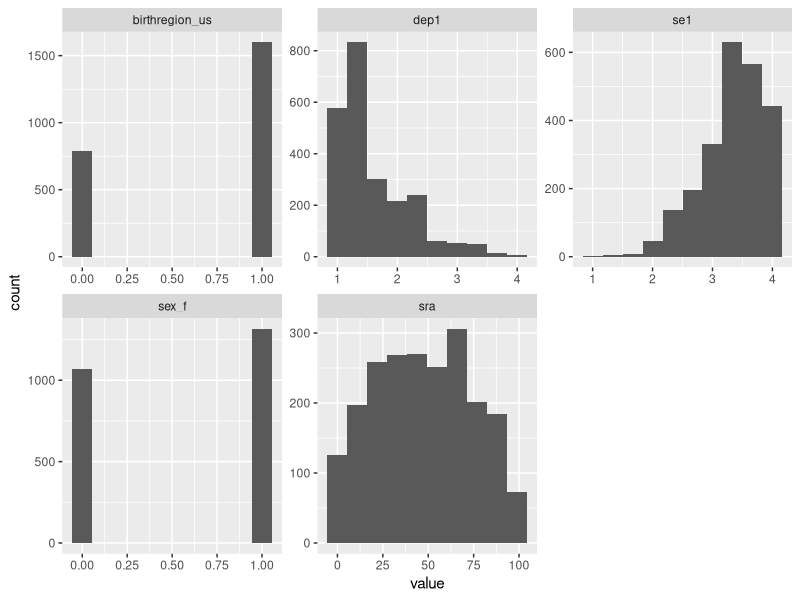
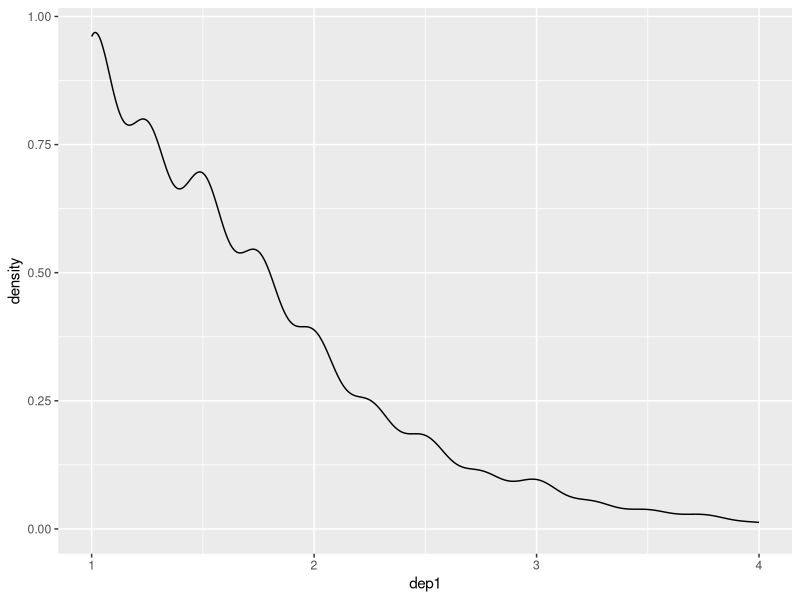
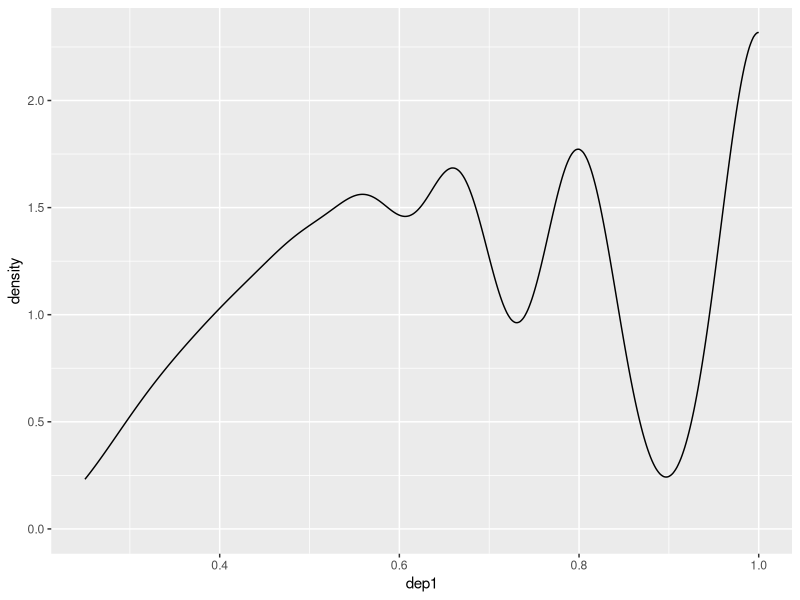
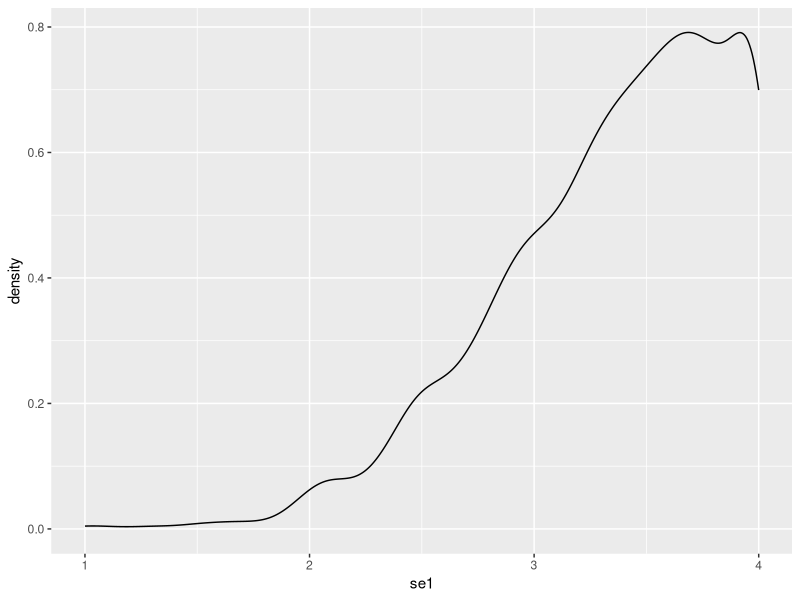
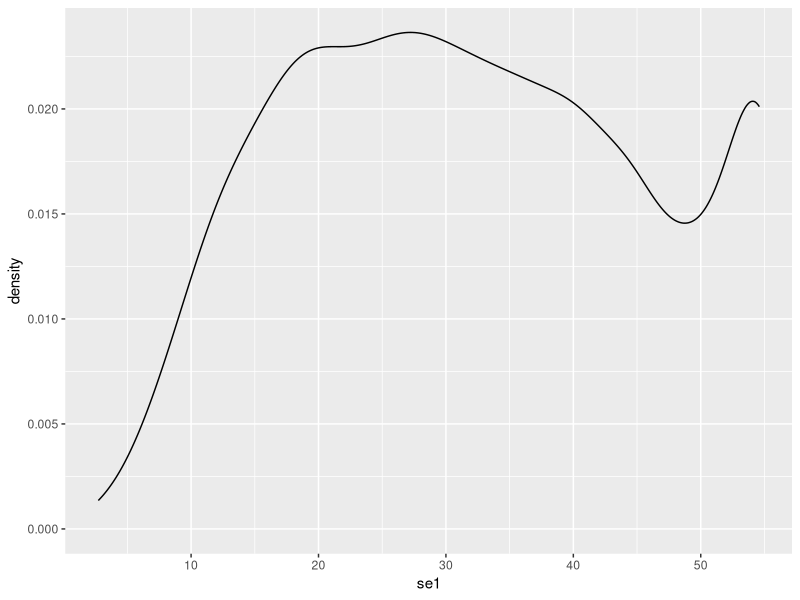
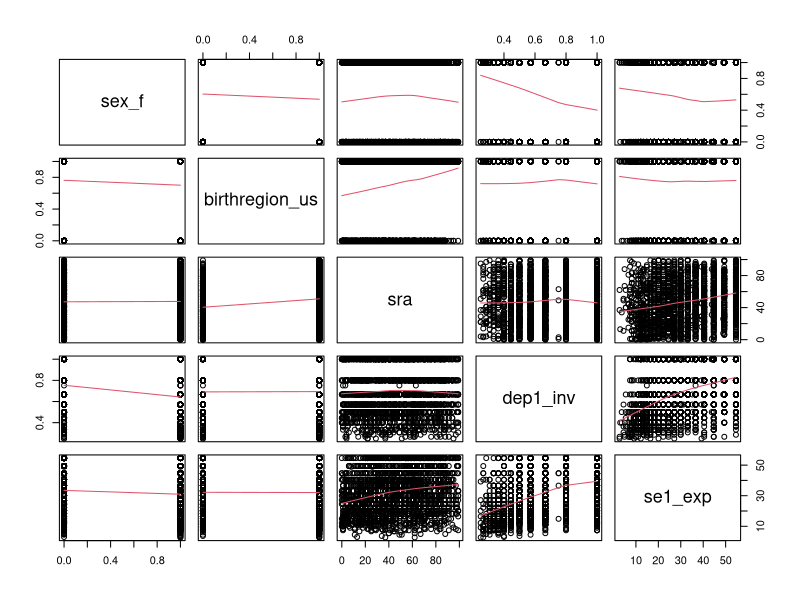

R code for these plots, in order: (Note: this script raises an error after producing the figures.)
###############################
# PSYC 5173 - SEM - Spring 22
# Lab 1 - Assumptions
# Authored by: Austin Eubanks 
# adeubank@uark.edu
##############################.


# Notes -------------------------------------------------------------------

# Everything we go over is just *A* way of doing things, not necessarily *the*
# way of doing it. In fact, as I will discuss in the video, some things we'll do
# are specifically things I wouldn't do in "real-world" analyses, but rather are
# for educational purposes (e.g., see extra steps below for matrices to excel).

# For instance, I am going to do my best to stick with just tidyverse, base R,
# and lavaan. The upside of this decision is you don't have to try to remember a
# bunch of different functions from a bunch of different libraries. The downside
# is some things we'll do have easier ways of doing it because there is a
# function that does the exact thing we want. 

####################.
# If you don't have tidyverse or lavaan installed, install them both by
# running the lines below, after deleting the "#" in front of them:

# install.packages("tidyverse")
# install.packages("lavaan")

# The library, psych, is also my go-to for general descriptives and
# scale/measure reliabilities (alphas), so you also need to

# install.packages("psych")

####################.

# Because we use tidyverse, most things we use are technically "tibbles" and not
# "data frames," but I more or less use the terms interchangeably. My video at
# tinyurl.com/tidyverse explains the technical differences between the two. 


#                                               Mac         Windows
# Section labels (collapsible headers):  	 Cmd+Shift+R   Ctrl+Shift+R 	

# Reflow comments:  	                     Cmd+Shift+/   Ctrl+Shift+/

# Insert pipe:  	                         Cmd+Shift+M   Ctrl+Shift+M

# Explaining projects / working directories 

# NOT writing things to my computer, thanks (comment out (#) anything that
# writes, e.g., write_csv, exporting plots)

# Libraries ---------------------------------------------------------------
library(tidyverse)

# For Tidyverse overview, see my video at tinyurl.com/tidyverse


# Problem 1 - read in,  structure,  descriptives --------------------------
# Read in the data, look at it's strucute, check descriptives.

df <- read_csv("lab_1_video.csv") # read in

df %>% glimpse # structure

df %>% psych::describe() # descriptives

# Note: for now, we're giving you simple 5 var data sets, but for bigger
# datasets, you may need to sometimes use e.g., select() to select down to
# whatever subset of variables you're interested in

# Problem 2 - Check missingness -------------------------------------------

# you can use the map() family of functions, which apply some function you enter
# as the input across a data frame***. map() returns lists, but map_dfc() returns
# a data frame that column-binds the lists

df %>% 
  map_dfc(is.na) %>% 
  colMeans()

# *** Technically, map() applies the function across lists/vectors, which is why
# it returns lists unless you use e.., map_dfc(), but also technically, a data
# frame/tibble is just a bunch of lists in that each column is a list.

# Problem 3 - check distribution/outliers ---------------------------------

# check plots for all 5 vars (to look for outliers and show distributions)

df %>% 
  pivot_longer(cols = everything()) %>% 
  ggplot(aes(x = value))+
  geom_histogram(bins = 10)+
  #geom_density()+
  #geom_boxplot()+
  facet_wrap(~name, scales = "free")

# scales can be "free_x" "free_y" or "free" (meaning both x and y)


# Problem 4 - Transforming variables --------------------------------------

# --- Common heuristics transformations---

#                           Skew    
#                Positive               Negative
# moderate     square root      reflect then square root
#                sqrt(x)                sqrt(K - x)
#
# high        natural log       reflect then natural log
#                log(x)                 log(K - x)
#                                          -or- 
#                                         exp(x)
#
# extreme       inverse            reflect then inverse
#                 1/x                   1/(K - x)  

# the inverse of natural logs is exponentiation ( exp() )
log(exp(5)) # see? It cancels each other out. 

# "Reflect" basically means reverse score, which we do by subtracting each score
# from the (max possible score + 1), so K = max(x) + 1

# For square root, x must be >= 0
# For logs, x must be > 0
# For inverse, x != 0

df %>%
  select(se1, dep1) %>% 
  psych::describe()

# dep1 == positive skew
df %>% 
  ggplot(aes(x = dep1))+
  geom_density()

df %>% 
  mutate(dep1 = 1/(dep1)) %>% 
  ggplot(aes(x = dep1))+
  geom_density()

# se1 = negative skew
df %>% 
  ggplot(aes(x = se1))+
  geom_density()

df %>% 
  mutate(se1 = exp(se1)) %>% 
  ggplot(aes(x = se1))+
  geom_density()

# it's bad form to overwrite existing data; instead, when you transform vars,
# create new variables with labels that indicate what transformation has
# happened, e.g.,

df <- df %>%  
  mutate(dep1_inv = 1/dep1, 
         se1_exp = exp(se1)) %>% 
  select(-dep1, -se1) 
                  # Normally I would leave both the transformed and
                  # untransformed vars in, but for educational purposes
                  # (i.e., just to make things easy for the HW), I want 
                  # to only keep 5 vars in the data set (instead of having
                  # to select down to just the 5 we want for everything)


# Problem 5 - BIvariate scatterplots --------------------------------------
# check bivariate scatterplots with loess lines for the all pairings.

df %>% 
  pairs(panel = panel.smooth) # panel = panel.smooth adds the loess lines


# Problem 6 - Variance-covariance matrix ----------------------------------
# Create the variance-covariance matrix and export it as a csv

df %>% 
  var(use = "pair") %>% 
  as_tibble(rownames = NA) %>% 
  rownames_to_column() # %>% write_csv("vcov.csv")


# Problem 7 - Correlation matrix ------------------------------------------
# Create a correlation matrix and export it as a csv
df %>% 
  cor(use = "pair") %>% 
  as_tibble(rownames = NA) %>% 
  rownames_to_column() # %>% write_csv("cor.csv")


# Problem 8 - The determinant ---------------------------------------------
# Calculate the determinant of the variance-covariance matrix

df %>% 
  var(use = "pair") %>% 
  det()

# Problem 9 - Dichotomizing vars ------------------------------------------

df <- df %>% 
  mutate(sra_dich_high = ifelse(sra >= mean(sra, na.rm = T), 1, 0))


# Additional Info ---------------------------------------------------------

# Problem 2

df %>% 
  # map_dfc(is.na) %>% 
  
  # mutate(across(everything(), is.na)) %>% 
  # mutate(across(sex_f:sra, is.na)) %>% 
  # mutate(across(c(sex_f, birthregion_us, dep1, se1, sra), is.na)) %>% 
  
  colSums() # gets counts
#colMeans() # get percents


# Problem 4


# dep1 == positive skew
df %>% 
  ggplot(aes(x = dep1))+
  geom_density()

df %>% 
  mutate(dep1 = sqrt(dep1)) %>% 
  ggplot(aes(x = dep1))+
  geom_density()

df %>% 
  mutate(dep1 = log(dep1)) %>% 
  ggplot(aes(x = dep1))+
  geom_density()

df %>% 
  mutate(dep1 = 1/(dep1)) %>% 
  ggplot(aes(x = dep1))+
  geom_density()

df %>% 
  mutate(sqrt = sqrt(dep1),
         log = log(dep1),
         inv = 1/dep1) %>% 
  select(sqrt:inv) %>% 
  psych::describe()


# se1 = negative skew
df %>% 
  ggplot(aes(x = se1))+
  geom_density()

df %>% 
  mutate(se1 = sqrt(5 - se1)) %>% 
  ggplot(aes(x = se1))+
  geom_density()

df %>% 
  mutate(se1 = log(5 - se1)) %>% 
  ggplot(aes(x = se1))+
  geom_density()

df %>% 
  mutate(se1 = 1/(5 - se1)) %>% 
  ggplot(aes(x = se1))+
  geom_density()

df %>% 
  mutate(se1 = exp(se1)) %>% 
  ggplot(aes(x = se1))+
  geom_density()

df %>% 
  mutate(sqrt = sqrt(5 - se1),
         log = log(5 - se1),
         inv = 1/(5 - se1),
         exp = exp(se1)) %>% 
  select(sqrt:exp) %>% 
  psych::describe()



# Problem 9 
# Just FYI: If you neen more than 2 groups, ifelse() won't work becasue it only
# has 2 outcomes (TRUE/FALSE). For 3+ conditional statements, use case_when()

df %>% 
  mutate(sra_tri = case_when(sra <  mean(sra, na.rm = T) - sd(sra, na.rm = T) ~ "low",
                             sra >  mean(sra, na.rm = T) + sd(sra, na.rm = T) ~ "high",
                             TRUE ~ "mid")) %>%  # "TRUE" is the catchall meaning
  select(sra_tri) %>%                            # "everything else"
  table
